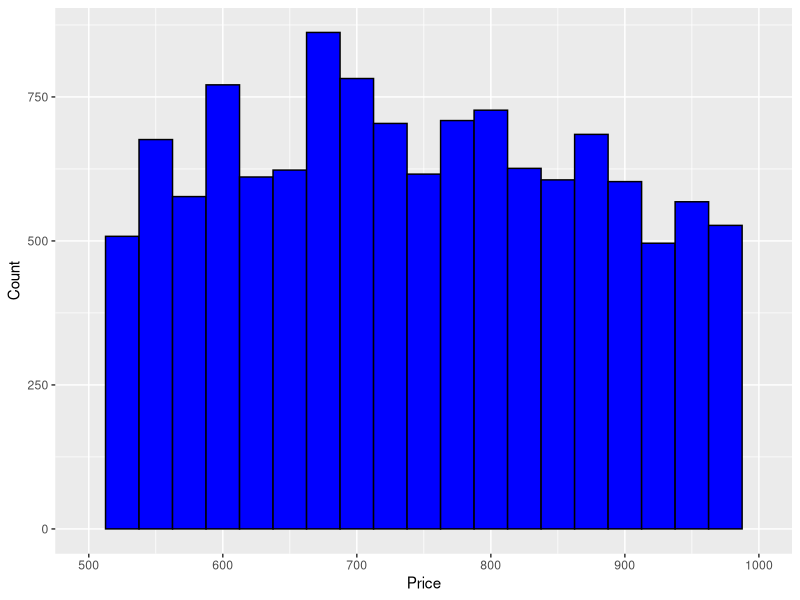

Recreate this plot in R.
# Explore the largest peak in the
# price histogram you created earlier.

# Try limiting the x-axis, altering the bin width,
# and setting different breaks on the x-axis.

# There won't be a solution video for this
# question so go to the discussions to
# share your thoughts and discover
# what other people find.

# You can save images by using the ggsave() command.
# ggsave() will save the last plot created.
# For example...
#                  qplot(x = price, data = diamonds)
#                  ggsave('priceHistogram.png')

# ggsave currently recognises the extensions eps/ps, tex (pictex),
# pdf, jpeg, tiff, png, bmp, svg and wmf (windows only).

# Submit your final code when you are ready.

# TYPE YOUR CODE BELOW THE LINE
# ======================================================================

library("ggplot2")
data("diamonds")

plot <- ggplot(diamonds, aes(x = price)) + 
  geom_histogram(color = "Black", fill = "Blue", binwidth = 25) + 
  scale_x_continuous(limits = c(500, 1000)) + 
  ylab("Count") +
  xlab("Price")

print(plot)